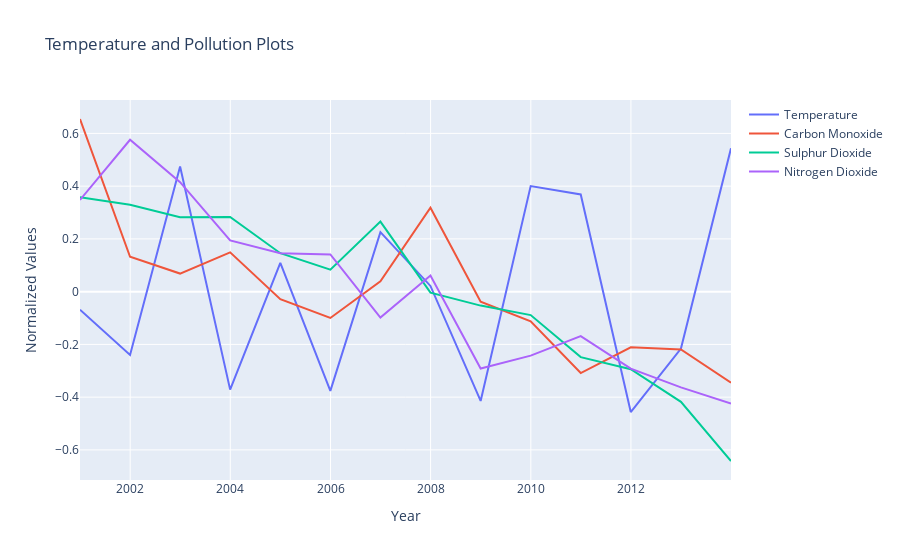

The notebook cell this image was saved under:
### Code cell
# Plotting the data
trace0 = go.Scatter(
    x = j3_norm.index,
    y = j3_norm['AverageTemperature'],
    mode = 'lines',
    name = 'Temperature'
)

trace1 = go.Scatter(
    x = j3_norm.index,
    y = j3_norm['CO AQI'],
    mode = 'lines',
    name = 'Carbon Monoxide'
)

trace3 = go.Scatter(
    x = j3_norm.index,
    y = j3_norm['SO2 AQI'],
    mode = 'lines',
    name = 'Sulphur Dioxide'
)

trace4 = go.Scatter(
    x = j3_norm.index,
    y = j3_norm['NO2 AQI'],
    mode = 'lines',
    name = 'Nitrogen Dioxide'
)

layout = go.Layout(
    title='Temperature and Pollution Plots',
    xaxis=dict(
        title='Year',
    ),
    yaxis=dict(
        title='Normalized Values',
    )
)

data = [trace0,trace1,trace3,trace4]
fig = go.Figure(data=data, layout=layout)
iplot(fig)

### Figure 1 — Plotly figure (JSON) as saved in the notebook; plotly's stock layout.template omitted (floating-point values rounded to 4 significant figures)
{"data": [{"mode": "lines", "name": "Temperature", "type": "scatter", "x": ["2000-12-31T00:00:00", "2001-12-31T00:00:00", "2002-12-31T00:00:00", "2003-12-31T00:00:00", "2004-12-31T00:00:00", "2005-12-31T00:00:00", "2006-12-31T00:00:00", "2007-12-31T00:00:00", "2008-12-31T00:00:00", "2009-12-31T00:00:00", "2010-12-31T00:00:00", "2011-12-31T00:00:00", "2012-12-31T00:00:00", "2013-12-31T00:00:00"], "y": [-0.06848, -0.2402, 0.4742, -0.3716, 0.1089, -0.3762, 0.2256, 0.02166, -0.4142, 0.4001, 0.3686, -0.4564, -0.2157, 0.5436]}, {"mode": "lines", "name": "Carbon Monoxide", "type": "scatter", "x": ["2000-12-31T00:00:00", "2001-12-31T00:00:00", "2002-12-31T00:00:00", "2003-12-31T00:00:00", "2004-12-31T00:00:00", "2005-12-31T00:00:00", "2006-12-31T00:00:00", "2007-12-31T00:00:00", "2008-12-31T00:00:00", "2009-12-31T00:00:00", "2010-12-31T00:00:00", "2011-12-31T00:00:00", "2012-12-31T00:00:00", "2013-12-31T00:00:00"], "y": [0.6546, 0.1324, 0.06858, 0.149, -0.02827, -0.09968, 0.03957, 0.3181, -0.03779, -0.1123, -0.3086, -0.2111, -0.219, -0.3454]}, {"mode": "lines", "name": "Sulphur Dioxide", "type": "scatter", "x": ["2000-12-31T00:00:00", "2001-12-31T00:00:00", "2002-12-31T00:00:00", "2003-12-31T00:00:00", "2004-12-31T00:00:00", "2005-12-31T00:00:00", "2006-12-31T00:00:00", "2007-12-31T00:00:00", "2008-12-31T00:00:00", "2009-12-31T00:00:00", "2010-12-31T00:00:00", "2011-12-31T00:00:00", "2012-12-31T00:00:00", "2013-12-31T00:00:00"], "y": [0.3579, 0.3292, 0.2824, 0.2835, 0.1457, 0.08356, 0.2656, -0.003831, -0.05289, -0.08885, -0.2483, -0.2942, -0.4178, -0.6421]}, {"mode": "lines", "name": "Nitrogen Dioxide", "type": "scatter", "x": ["2000-12-31T00:00:00", "2001-12-31T00:00:00", "2002-12-31T00:00:00", "2003-12-31T00:00:00", "2004-12-31T00:00:00", "2005-12-31T00:00:00", "2006-12-31T00:00:00", "2007-12-31T00:00:00", "2008-12-31T00:00:00", "2009-12-31T00:00:00", "2010-12-31T00:00:00", "2011-12-31T00:00:00", "2012-12-31T00:00:00", "2013-12-31T00:00:00"], "y": [0.3475, 0.5758, 0.4149, 0.1942, 0.1454, 0.1411, -0.09843, 0.06099, -0.2913, -0.2425, -0.1683, -0.2921, -0.3631, -0.4242]}], "layout": {"title": {"text": "Temperature and Pollution Plots"}, "xaxis": {"title": {"text": "Year"}}, "yaxis": {"title": {"text": "Normalized Values"}}}}
